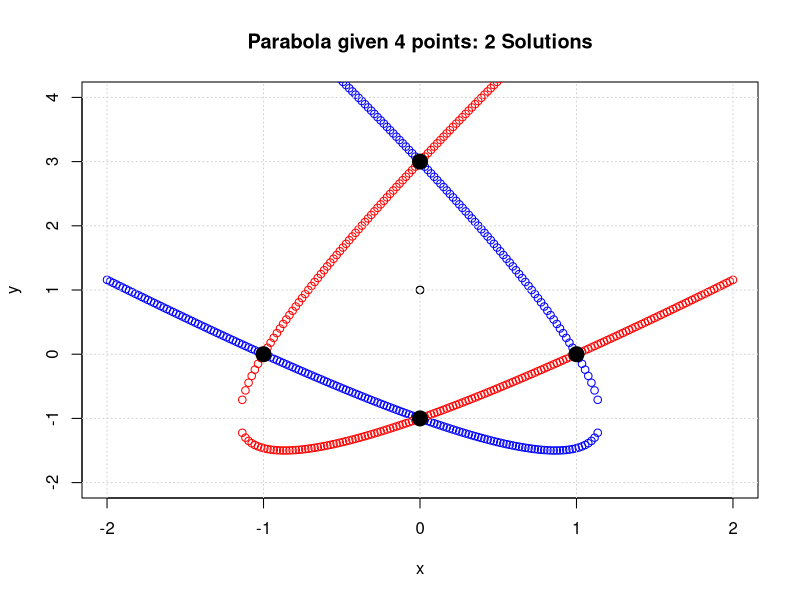
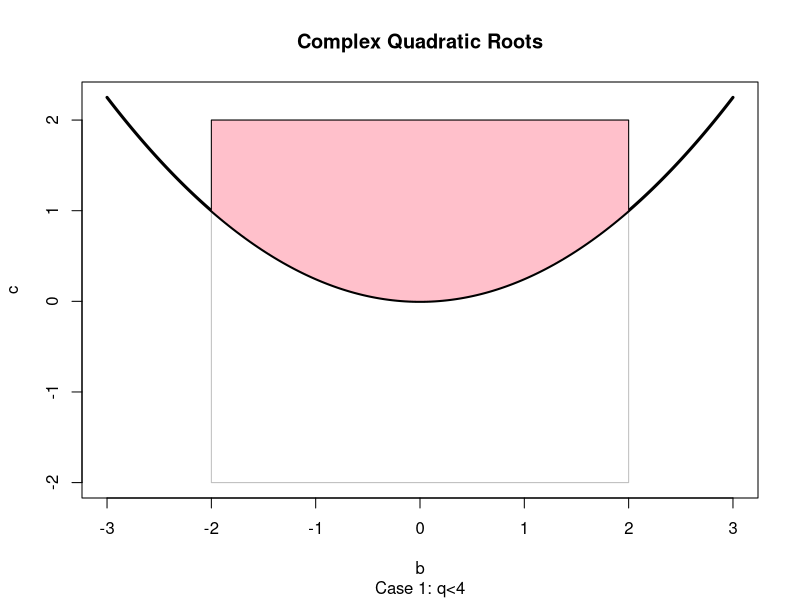
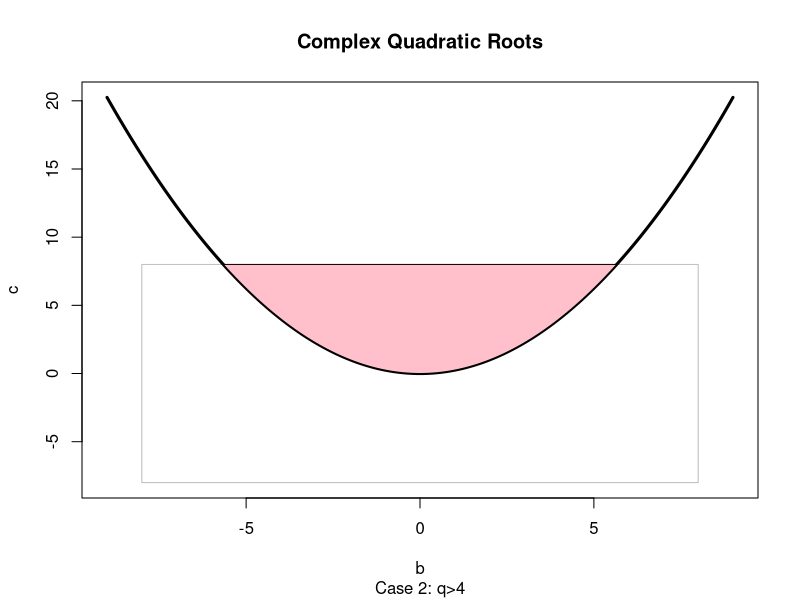
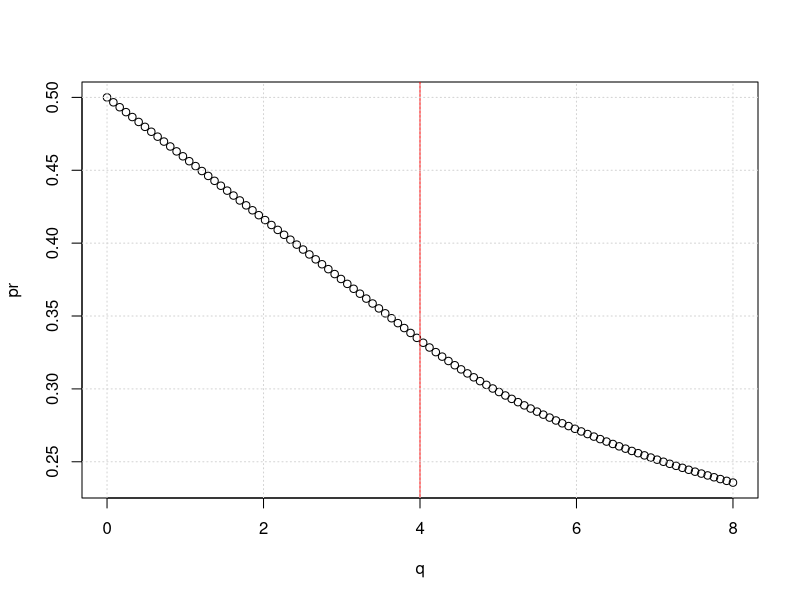

Generate these figures, in order, with R:
## ---- chunk 1
knitr::opts_chunk$set(echo = TRUE)
## ---- chunk 2
pmax=96799   # Maximum possible price of 72 turkeys, in cents
pmin=16790   # Minimum possible price of 72 turkeys, in cents

min_price=trunc(pmin/72)
max_price=trunc(pmax/72)

s=(min_price:max_price)*72

print(paste0("Price per turkey = ",s[grepl(".679.",s)]/7200))

## ---- chunk 3
x=seq(-2,2,length=200)
y1a = suppressWarnings((-sqrt(2)*sqrt(2-sqrt(3)*x))-sqrt(3)*x+1)
y1b = suppressWarnings(sqrt(2)*sqrt(2-sqrt(3)*x)-sqrt(3)*x+1)
y2a = suppressWarnings((-sqrt(2)*sqrt(sqrt(3)*x+2))+sqrt(3)*x+1)
y2b = suppressWarnings(sqrt(2)*sqrt(sqrt(3)*x+2)+sqrt(3)*x+1)

xx=c(x,x)
y1=c(y1a,y1b)
y2=c(y2a,y2b)

plot(c(0,0),c(1,1),xlim=c(-2,2),ylim=c(-2,4),
     xlab='x',
     ylab='y',
     main="Parabola given 4 points: 2 Solutions")
points(xx,y1,col='blue')
points(xx,y2,col='red')
grid()

# Add the specified points
dotcolor='black'
points( 0,-1,pch=19,cex=2,col=dotcolor)
points( 1, 0,pch=19,cex=2,col=dotcolor)
points(-1, 0,pch=19,cex=2,col=dotcolor)
points( 0, 3,pch=19,cex=2,col=dotcolor)

## ---- chunk 4
q=2

x=seq(-q-1,q+1,length=1000)
y=1/4*x^2

xs=c(-q,q,q,-q)
ys=c(-q,-q,q,q)

plot(c(x,xs),c(y,ys),type='n',xlab="b",ylab="c",
     main="Complex Quadratic Roots",
     sub="Case 1: q<4")
polygon(xs,ys,border='gray')
lines(x,y,lwd=3)

xp=seq(-q,q,length=100)
yp=1/4*xp^2
xp=c(xp,q,-q)
yp=c(yp,q,q)
polygon(xp,yp,col='pink')


###

q=8

x=seq(-q-1,q+1,length=1000)
y=1/4*x^2

xs=c(-q,q,q,-q)
ys=c(-q,-q,q,q)

plot(c(x,xs),c(y,ys),type='n',xlab="b",ylab="c",
     main="Complex Quadratic Roots",
     sub="Case 2: q>4")
polygon(xs,ys,border='gray')
lines(x,y,lwd=3)

# Calculate xmin/xma
xmin=-sqrt(4*q)
xmax=sqrt(4*q)
xp=seq(xmin,xmax,length=100)
yp=1/4*xp^2
xp=c(xp,xmax,xmin)
yp=c(yp,q,q)
polygon(xp,yp,col='pink')

## ---- chunk 5
q=seq(0,8,length=100)
pr=ifelse(q<4,1/2-q/24,2/(3*sqrt(q)))

plot(q,pr,type='b')
abline(v=4,col='red')
grid()
## ---- chunk 6
library(gmp)

a=as.bigz(7777777)^7777777
b=as.character(a)
n=nchar(b)
print(paste0("Total number of digits = ",n))
print(paste0("Last 20 digits = ",substring(b,nchar(b)-20,nchar(b))))
